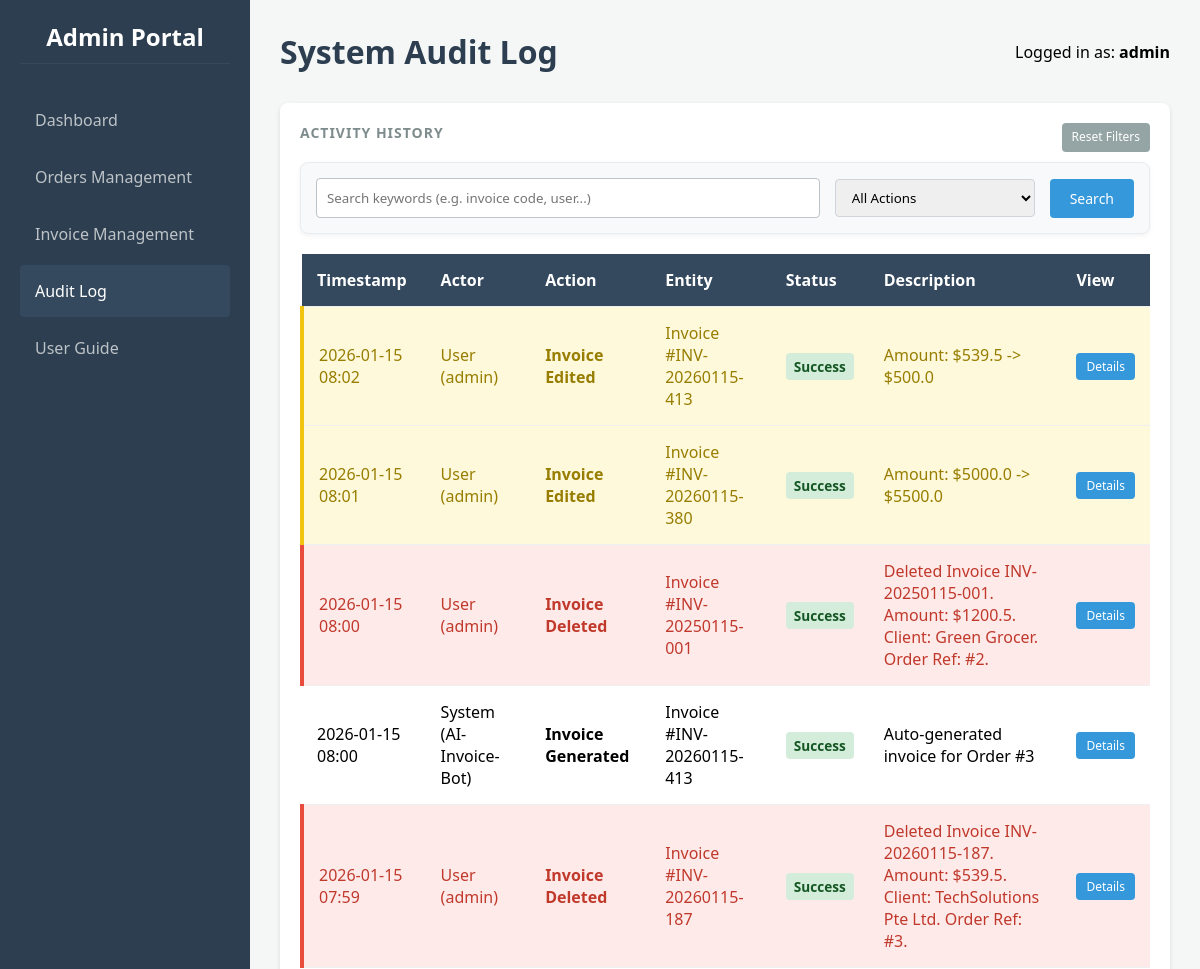
The page /audit (signed in, upper part) on the database as committed earlier.
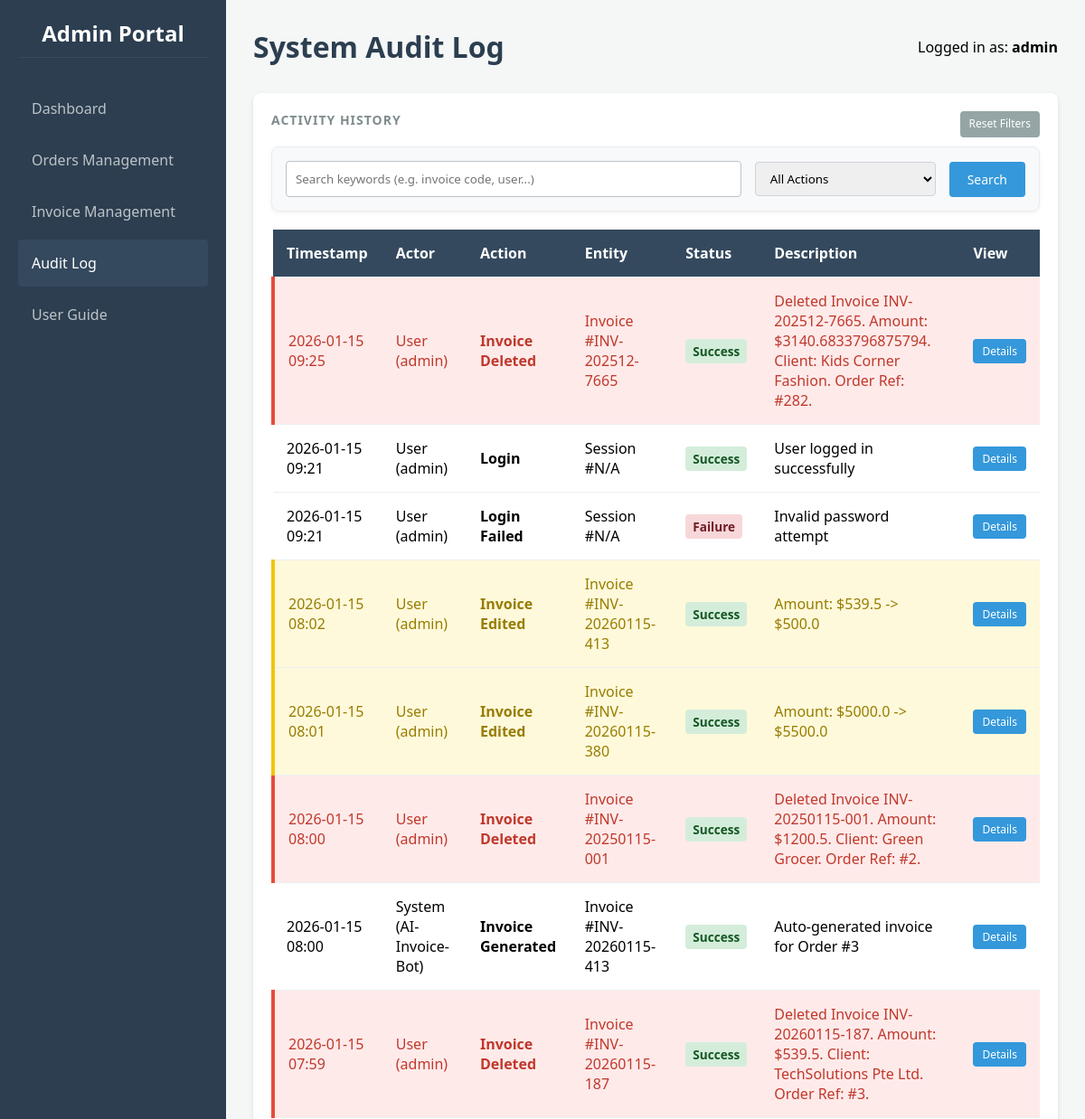
The same page on the database as committed later.
### app.py (models this page shows)
class AuditLog(db.Model):
    id = db.Column(db.Integer, primary_key=True)
    timestamp = db.Column(db.DateTime, default=datetime.utcnow)
    actor_type = db.Column(db.String(50), default='System')
    actor_id = db.Column(db.String(50))
    action = db.Column(db.String(100), nullable=False)
    entity_type = db.Column(db.String(50))
    entity_id = db.Column(db.String(50))
    status = db.Column(db.String(50))
    description = db.Column(db.String(255))

### app.py (the view, shortened to what this page needs)
@app.route('/audit')
def audit_log():
    if 'user_id' not in session: return redirect(url_for('login'))
    search_q = request.args.get('q', '')
    action_filter = request.args.get('action_type', '')
    query = AuditLog.query
    if action_filter and action_filter != 'All':
        query = query.filter(AuditLog.action == action_filter)
    logs = query.order_by(AuditLog.timestamp.desc()).all()
    unique_actions = [r.action for r in db.session.query(AuditLog.action).distinct()]
    return render_template('audit_log.html', logs=logs, unique_actions=unique_actions)

### templates/audit_log.html (shortened to what this page needs)
{% extends "base.html" %}
{% block header %}
    System Audit Log
{% endblock %}
{% block content %}
<div class="card">
    <div style="display: flex; justify-content: space-between; margin-bottom: 10px;">
        <h3>Activity History</h3>
        <a href="{{ url_for('audit_log') }}" class="btn btn-sm btn-secondary">Reset Filters</a>
    </div>
    <form method="GET" action="{{ url_for('audit_log') }}" class="filter-bar">
        <input type="text" name="q" class="filter-input" placeholder="Search keywords (e.g. invoice code, user...)" value="{{ request.args.get('q', '') }}">
        <select name="action_type" class="filter-select" onchange="this.form.submit()">
            <option value="All">All Actions</option>
        </select>
        <button type="submit" class="btn btn-primary">Search</button>
    </form>
    <table class="table">
        <thead>
            <tr>
                <th>Timestamp</th>
                <th>Actor</th>
                <th>Action</th>
                <th>Entity</th>
                <th>Status</th>
                <th>Description</th>
                <th>View</th>
            </tr>
        </thead>
        <tbody>
            {% for log in logs %}
            <tr class="{% if 'Delete' in log.action %}row-danger{% elif 'Edit' in log.action %}row-warning{% endif %}">
                <td>{{ log.timestamp.strftime('%Y-%m-%d %H:%M') }}</td>
                <td>{{ log.actor_type }} ({{ log.actor_id }})</td>
                <td><strong>{{ log.action }}</strong></td>
                <td>{{ log.entity_type }} #{{ log.entity_id }}</td>
                <td>
                    <span class="status-badge status-{{ log.status }}">{{ log.status }}</span>
                </td>
                <td>{{ log.description }}</td>
                <td>
                    <a href="{{ url_for('audit_details', log_id=log.id) }}" class="btn btn-sm btn-primary">Details</a>
                </td>
            </tr>
            {% else %}
            <tr>
                <td colspan="7" style="text-align: center;">
                    No audit records found matching your criteria.
                </td>
            </tr>
            {% endfor %}
        </tbody>
    </table>
</div>
{% endblock %}

### templates/base.html (shortened to what this page needs)
<!DOCTYPE html>
<html lang="en">
<head>
    <link rel="stylesheet" href="https://cdnjs.cloudflare.com/ajax/libs/font-awesome/6.4.0/css/all.min.css">
</head>
<body>
    <nav class="sidebar">
        <h2>Admin Portal</h2>
        <a href="{{ url_for('dashboard') }}" class="{{ 'active' if request.path == '/dashboard' else '' }}">Dashboard</a>
        <a href="{{ url_for('orders') }}" class="{{ 'active' if request.path == '/orders' else '' }}">Orders Management</a>
        <a href="{{ url_for('invoices') }}" class="{{ 'active' if request.path == '/invoices' else '' }}">Invoice Management</a>
        <a href="{{ url_for('audit_log') }}" class="{{ 'active' if request.path == '/audit' else '' }}">Audit Log</a>
        <a href="{{ url_for('guide') }}" class="{{ 'active' if request.path == '/guide' else '' }}">User Guide</a>
    </nav>
    <div class="main-content">
        <div class="header">
            <h1>{% block header %}Overview{% endblock %}</h1>
            <div class="user-info">Logged in as: <strong>{{ session.get('username', 'Guest') }}</strong></div>
        </div>
        {% block content %}{% endblock %}
    </div>
</body>
</html>

### templates/base.html (style rules this page uses)
* { box-sizing: border-box; margin: 0; padding: 0; font-family: 'Segoe UI', Tahoma, Geneva, Verdana, sans-serif; }
body { background-color: #f4f7f6; display: flex; min-height: 100vh; }
.sidebar { width: 250px; background-color: #2c3e50; color: white; padding: 20px; display: flex; flex-direction: column; flex-shrink: 0; }
.sidebar h2 { margin-bottom: 30px; font-size: 24px; text-align: center; border-bottom: 1px solid #34495e; padding-bottom: 10px; }
.sidebar a { color: #bdc3c7; text-decoration: none; padding: 15px; margin-bottom: 5px; border-radius: 4px; transition: 0.3s; display: block; }
.sidebar a:hover, .sidebar a.active { background-color: #34495e; color: white; }
.main-content { flex: 1; padding: 30px; overflow-y: auto; }
.header { display: flex; justify-content: space-between; align-items: center; margin-bottom: 30px; }
.header h1 { color: #2c3e50; }
.card { background: white; padding: 20px; border-radius: 8px; box-shadow: 0 2px 5px rgba(0,0,0,0.1); text-align: center; }
.card h3 { font-size: 14px; color: #7f8c8d; margin-bottom: 10px; text-transform: uppercase; letter-spacing: 1px; }
table { width: 100%; border-collapse: collapse; min-width: 600px; }
th, td { padding: 15px; text-align: left; border-bottom: 1px solid #ecf0f1; }
th { background-color: #34495e; color: white; font-weight: 600; }
.filter-bar { background: white; padding: 20px; margin-bottom: 20px; border-radius: 8px; box-shadow: 0 2px 5px rgba(0,0,0,0.05); display: flex; gap: 15px; align-items: center; flex-wrap: wrap; }
input[type="text"], input[type="password"], select { padding: 10px; border: 1px solid #bdc3c7; border-radius: 4px; outline: none; transition: border 0.3s; }
.btn { padding: 10px 20px; border-radius: 4px; text-decoration: none; color: white; border: none; cursor: pointer; font-size: 14px; transition: background 0.3s; display: inline-block; }
.btn-primary { background-color: #3498db; }
.btn-secondary { background-color: #95a5a6; }
.btn-sm { padding: 5px 10px; font-size: 12px; }

### templates/audit_log.html (style rules this page uses)
.row-danger { background-color: #ffeaea !important; border-left: 4px solid #e74c3c; }
.row-danger td { color: #c0392b; }
.row-warning { background-color: #fff9db !important; border-left: 4px solid #f1c40f; }
.row-warning td { color: #977d00; }
.status-badge { display: inline-block; padding: 4px 8px; border-radius: 4px; font-size: 0.85em; font-weight: bold; }
.status-Success { background: #d4edda; color: #155724; }
.status-Failure { background: #f8d7da; color: #721c24; }
.filter-bar { display: flex; gap: 15px; background: #f8f9fa; padding: 15px; border-radius: 8px; margin-bottom: 20px; align-items: center; border: 1px solid #e9ecef; }
.filter-input { padding: 8px 12px; border: 1px solid #ced4da; border-radius: 4px; flex: 1; }
.filter-select { padding: 8px 12px; border: 1px solid #ced4da; border-radius: 4px; min-width: 200px; }

Rows that differ between the two databases and show on the page:
added AuditLog: timestamp "2026-01-15 09:25", actor_type "User", actor_id "admin", action "Invoice Deleted", entity_type "Invoice", entity_id "INV-202512-7665", status "Success", description "Deleted Invoice INV-202512-7665. Amount: $3140.6833796875794. Client: Kids Corner Fashion. Order Ref: #282."
added AuditLog: timestamp "2026-01-15 09:21", actor_type "User", actor_id "admin", action "Login", entity_type "Session", entity_id "N/A", status "Success", description "User logged in successfully"
added AuditLog: timestamp "2026-01-15 09:21", actor_type "User", actor_id "admin", action "Login Failed", entity_type "Session", entity_id "N/A", status "Failure", description "Invalid password attempt"
